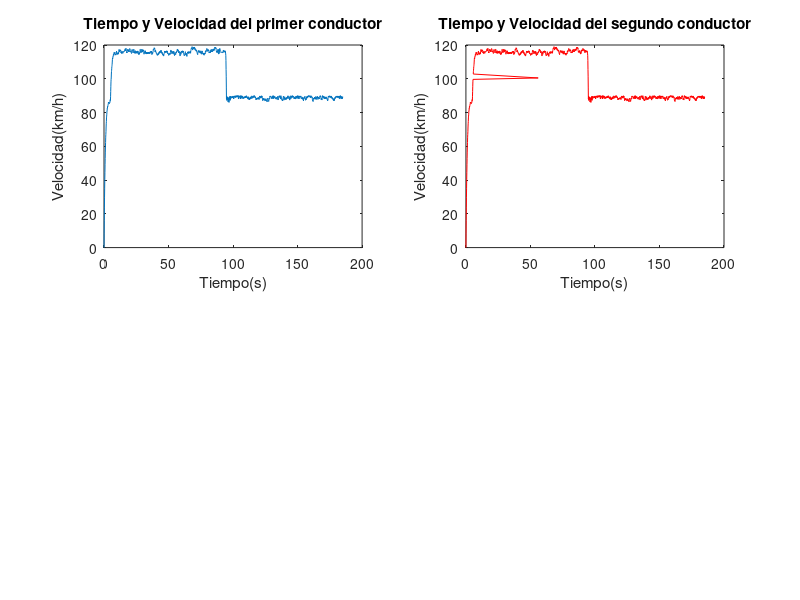

Write MATLAB code to recreate this figure.
clc
matrizA = dlmread('a1-driver1-log.csv',',');
Tiempo = matrizA(:,1);
Tiempo1 = rot90(Tiempo);
Velocidad = matrizA(:,2);
Velocidad1 = rot90(Velocidad);
subplot(2,2,1);
plot(Tiempo',Velocidad');
title('Tiempo y Velocidad del primer conductor');
ylabel('Velocidad(km/h)');
xlabel('Tiempo(s)');

matrizB = dlmread('a1-driver2-log.csv',',');
TiempoB = matrizB(:,1);
TiempoB1 = rot90(TiempoB);
VelocidadB = matrizA(:,2);
VelocidadB1 = rot90(VelocidadB);
subplot(2,2,2);
plot(TiempoB1,VelocidadB1,'r');
title('Tiempo y Velocidad del segundo conductor');
ylabel('Velocidad(km/h)');
xlabel('Tiempo(s)');

